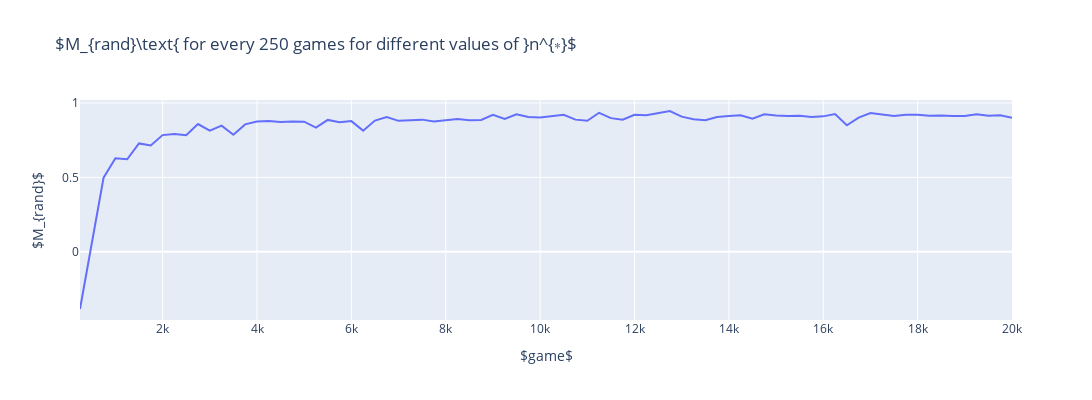

Notebook code for this chart:
### Code cell
fig = go.Figure()

for i, y_i in enumerate(n_star_M_rands):
    fig.add_trace(go.Scatter(x=x, y=y_i, mode='lines',name=r'$n^* = %d$' % n_star_list[i]))

fig.update_layout(
    title=r'$M_{rand}\text{ for every %d games for different values of }n^{∗}$' % averaging_steps,
    xaxis_title=r'$game$',
    yaxis_title=r'$M_{rand}$',
    width=1200, height=400
)

fig.show()
